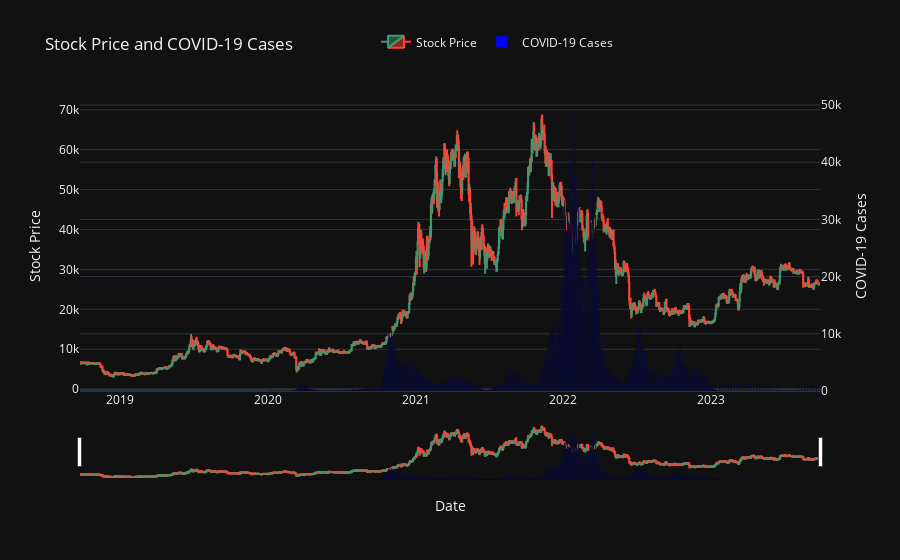

This figure's notebook cell:
### Code cell
def candle_chart():
    # Kennzahlen erstellen
    df_candle_chart_stocks = df_stocks[df_stocks['Stock/Index'] == 'BTC-USD']  # Filter anpassen
    df_candle_chart_covid = df_covid[df_covid['Country'] == 'Switzerland']

    # Candle-Chart erstellen
    fig = go.Figure()
    candlestick = go.Candlestick(x=df_candle_chart_stocks['Date'],
                                 open=df_candle_chart_stocks['Open'],
                                 high=df_candle_chart_stocks['High'],
                                 low=df_candle_chart_stocks['Low'],
                                 close=df_candle_chart_stocks['Close'],
                                 name='Stock Price')
    fig.add_trace(candlestick)

    # Balkendiagramm für COVID-Cases hinzufügen
    bar_chart = go.Bar(x=df_candle_chart_covid['Date'],
                       y=df_candle_chart_covid['Cases'],
                       name='COVID-19 Cases',
                       marker=dict(color='blue'),  # Hier die Farbe auf Blau ändern
                       yaxis='y2')  # yaxis='y2' platziert die Daten auf der Sekundärachse
    fig.add_trace(bar_chart)

    # Layout
    fig.update_layout(title_text='Stock Price and COVID-19 Cases',
                      xaxis_title='Date',
                      yaxis_title='Stock Price',
                      yaxis2=dict(title='COVID-19 Cases', overlaying='y', side='right'),
                      xaxis_rangeslider_visible=True,
                      legend=dict(x=0.4, y=1.15, orientation='h'))  # x und y bestimmen die Position der Legende

    return fig

candle_chart()

### Figure 1 — Plotly figure (JSON) as saved in the notebook; plotly's stock layout.template omitted (floating-point values rounded to 4 significant figures; data arrays with more than 128 entries replaced by an {"elided": "..."} marker saying what was removed)
{"data": [{"close": {"elided": "1827 float values"}, "high": {"elided": "1827 float values"}, "low": {"elided": "1827 float values"}, "name": "Stock Price", "open": {"elided": "1827 float values"}, "x": {"elided": "1827 str values"}, "type": "candlestick"}, {"marker": {"color": "blue"}, "name": "COVID-19 Cases", "x": {"elided": "1364 str values"}, "y": {"elided": "1364 float values"}, "yaxis": "y2", "type": "bar"}], "layout": {"title": {"text": "Stock Price and COVID-19 Cases"}, "yaxis2": {"title": {"text": "COVID-19 Cases"}, "overlaying": "y", "side": "right"}, "xaxis": {"rangeslider": {"visible": true}, "title": {"text": "Date"}}, "legend": {"x": 0.4, "y": 1.15, "orientation": "h"}, "yaxis": {"title": {"text": "Stock Price"}}}}
